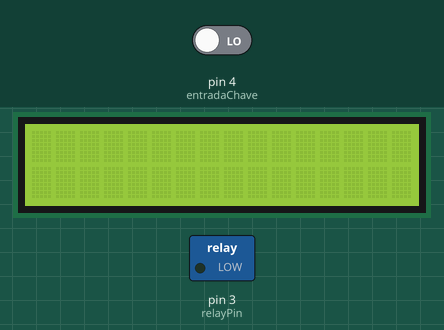
Recording of a sketch running on a simulated Arduino Uno, built with avr-gcc and run on an emulated ATmega328P. Parts: 16×2 character LCD, switched loads named in the sketch (green lamp = pin HIGH). Inputs (shaded band) come from the test bench; at power-on: pin 4 (entradaChave) LOW.

Above: at 1.2 s.
1.3 s: pin 4 (entradaChave) driven HIGH
At 2.2 s:
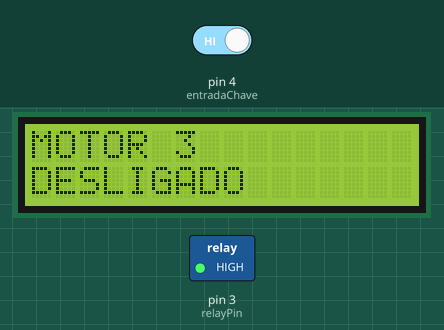
3.0 s: pin 4 (entradaChave) driven LOW
At 3.5 s:
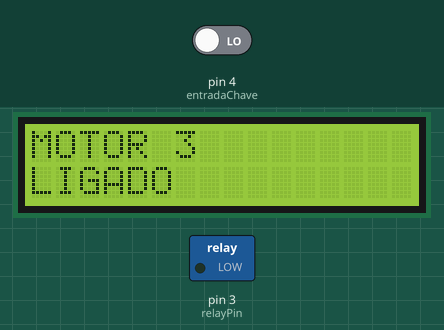
4.7 s: pin 4 (entradaChave) driven HIGH
At 4.83 s:
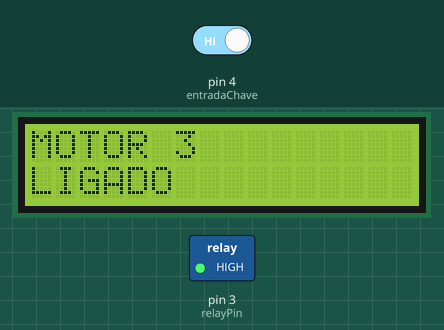
Timing chart, 0 to 7.7 s (numbered marks = the images above; inputs shaded):
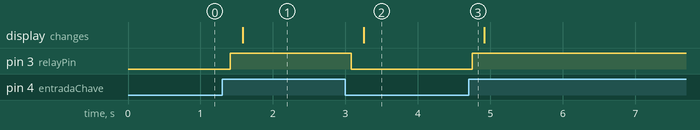

The sketch:

TESTE_ENTRADA_SINAL.ino
```cpp
#include <Wire.h>
#include <LiquidCrystal_I2C.h>
// Inicializa o display no endereco 0x3F
LiquidCrystal_I2C lcd(0x3F,2,1,0,4,5,6,7,3, POSITIVE);

int entradaChave = 4; // Set up chave SW
int estadoChave = LOW;
int val = 0;
int relayPin = 3; //Set up Pino Relay

void setup() {
pinMode(entradaChave, INPUT);
pinMode(relayPin, OUTPUT);
Serial.begin(9600);
lcd.begin (16,2);
}

void loop() {
val = digitalRead(entradaChave); // read input value
if (val == HIGH) { // check if the input is HIGH
digitalWrite(relayPin, HIGH); // turn Relay ON
delay(150);

if (estadoChave == LOW) {
  lcd.setBacklight(HIGH);
  lcd.setCursor(0,0);
  lcd.print("MOTOR 3 ");
  lcd.setCursor(0,1);
  lcd.print("DESLIGADO");

estadoChave = HIGH;
}
} else {
digitalWrite(relayPin, LOW); // turn Relay OFF
delay(150);
if (estadoChave == HIGH) {
  lcd.setBacklight(HIGH);
  lcd.setCursor(0,0);
  lcd.print("MOTOR 3 ");
  lcd.setCursor(0,1);
  lcd.print("LIGADO   ");

estadoChave = LOW;
}
}
}
```

Measured:
- after the input at 1.3 s, pin 3 (relayPin): LOW → HIGH after 0.11 s; the display: changes after 0.28 s (image 1)
- after the input at 3.0 s, pin 3 (relayPin): HIGH → LOW after 0.08 s; the display: changes after 0.25 s (image 2)
- after the input at 4.7 s, pin 3 (relayPin): LOW → HIGH after 0.05 s
